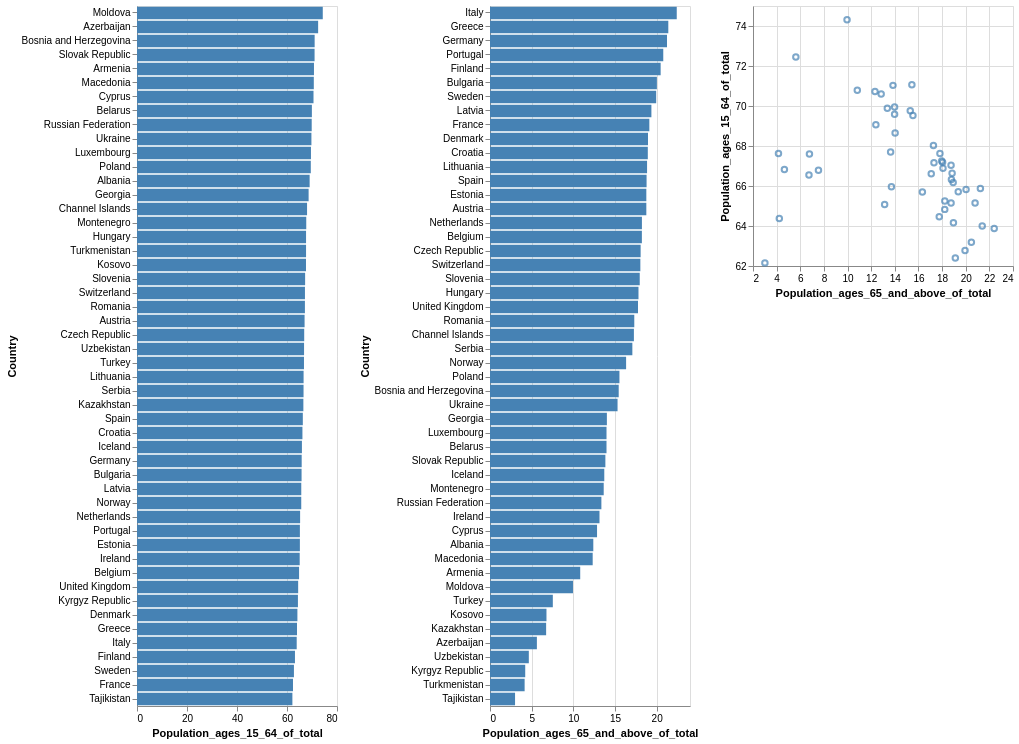

This figure's Vega-Lite source:
### Vega specification from a JSON file in a GitHub repository (floating-point values rounded to 4 significant figures)
{"$schema": "https://vega.github.io/schema/vega/v5.json", "autosize": "pad", "padding": 5, "data": [{"name": "brush_store"}, {"name": "source_0", "values": [{"Code": "ALB", "Country": "Albania", "Population_ages_15_64_of_total": 69.06, "Population_ages_65_and_above_of_total": 12.4}, {"Code": "ARM", "Country": "Armenia", "Population_ages_15_64_of_total": 70.79, "Population_ages_65_and_above_of_total": 10.83}, {"Code": "AUT", "Country": "Austria", "Population_ages_15_64_of_total": 67.03, "Population_ages_65_and_above_of_total": 18.76}, {"Code": "AZE", "Country": "Azerbaijan", "Population_ages_15_64_of_total": 72.46, "Population_ages_65_and_above_of_total": 5.626}, {"Code": "BLR", "Country": "Belarus", "Population_ages_15_64_of_total": 69.95, "Population_ages_65_and_above_of_total": 13.98}, {"Code": "BEL", "Country": "Belgium", "Population_ages_15_64_of_total": 64.83, "Population_ages_65_and_above_of_total": 18.22}, {"Code": "BIH", "Country": "Bosnia and Herzegovina", "Population_ages_15_64_of_total": 71.06, "Population_ages_65_and_above_of_total": 15.44}, {"Code": "BGR", "Country": "Bulgaria", "Population_ages_15_64_of_total": 65.83, "Population_ages_65_and_above_of_total": 20.03}, {"Code": "CHI", "Country": "Channel Islands", "Population_ages_15_64_of_total": 68.02, "Population_ages_65_and_above_of_total": 17.27}, {"Code": "HRV", "Country": "Croatia", "Population_ages_15_64_of_total": 66.17, "Population_ages_65_and_above_of_total": 18.94}, {"Code": "CYP", "Country": "Cyprus", "Population_ages_15_64_of_total": 70.6, "Population_ages_65_and_above_of_total": 12.85}, {"Code": "CZE", "Country": "Czech Republic", "Population_ages_15_64_of_total": 66.88, "Population_ages_65_and_above_of_total": 18.08}, {"Code": "DNK", "Country": "Denmark", "Population_ages_15_64_of_total": 64.16, "Population_ages_65_and_above_of_total": 18.96}, {"Code": "EST", "Country": "Estonia", "Population_ages_15_64_of_total": 65.15, "Population_ages_65_and_above_of_total": 18.76}, {"Code": "FIN", "Country": "Finland", "Population_ages_15_64_of_total": 63.18, "Population_ages_65_and_above_of_total": 20.48}, {"Code": "FRA", "Country": "France", "Population_ages_15_64_of_total": 62.4, "Population_ages_65_and_above_of_total": 19.12}, {"Code": "GEO", "Country": "Georgia", "Population_ages_15_64_of_total": 68.65, "Population_ages_65_and_above_of_total": 14.03}, {"Code": "DEU", "Country": "Germany", "Population_ages_15_64_of_total": 65.87, "Population_ages_65_and_above_of_total": 21.24}, {"Code": "GRC", "Country": "Greece", "Population_ages_15_64_of_total": 64.0, "Population_ages_65_and_above_of_total": 21.4}, {"Code": "HUN", "Country": "Hungary", "Population_ages_15_64_of_total": 67.62, "Population_ages_65_and_above_of_total": 17.82}, {"Code": "ISL", "Country": "Iceland", "Population_ages_15_64_of_total": 65.97, "Population_ages_65_and_above_of_total": 13.71}, {"Code": "IRL", "Country": "Ireland", "Population_ages_15_64_of_total": 65.08, "Population_ages_65_and_above_of_total": 13.14}, {"Code": "ITA", "Country": "Italy", "Population_ages_15_64_of_total": 63.88, "Population_ages_65_and_above_of_total": 22.41}, {"Code": "KAZ", "Country": "Kazakhstan", "Population_ages_15_64_of_total": 66.55, "Population_ages_65_and_above_of_total": 6.736}, {"Code": "XKX", "Country": "Kosovo", "Population_ages_15_64_of_total": 67.6, "Population_ages_65_and_above_of_total": 6.776}, {"Code": "KGZ", "Country": "Kyrgyz Republic", "Population_ages_15_64_of_total": 64.37, "Population_ages_65_and_above_of_total": 4.227}, {"Code": "LVA", "Country": "Latvia", "Population_ages_15_64_of_total": 65.71, "Population_ages_65_and_above_of_total": 19.37}, {"Code": "LTU", "Country": "Lithuania", "Population_ages_15_64_of_total": 66.64, "Population_ages_65_and_above_of_total": 18.85}, {"Code": "LUX", "Country": "Luxembourg", "Population_ages_15_64_of_total": 69.58, "Population_ages_65_and_above_of_total": 13.98}, {"Code": "MDA", "Country": "Moldova", "Population_ages_15_64_of_total": 74.31, "Population_ages_65_and_above_of_total": 9.958}, {"Code": "MNE", "Country": "Montenegro", "Population_ages_15_64_of_total": 67.7, "Population_ages_65_and_above_of_total": 13.65}, {"Code": "NLD", "Country": "Netherlands", "Population_ages_15_64_of_total": 65.25, "Population_ages_65_and_above_of_total": 18.23}, {"Code": "NOR", "Country": "Norway", "Population_ages_15_64_of_total": 65.7, "Population_ages_65_and_above_of_total": 16.33}, {"Code": "POL", "Country": "Poland", "Population_ages_15_64_of_total": 69.52, "Population_ages_65_and_above_of_total": 15.53}, {"Code": "PRT", "Country": "Portugal", "Population_ages_15_64_of_total": 65.16, "Population_ages_65_and_above_of_total": 20.79}, {"Code": "ROU", "Country": "Romania", "Population_ages_15_64_of_total": 67.17, "Population_ages_65_and_above_of_total": 17.31}, {"Code": "RUS", "Country": "Russian Federation", "Population_ages_15_64_of_total": 69.88, "Population_ages_65_and_above_of_total": 13.37}, {"Code": "SRB", "Country": "Serbia", "Population_ages_15_64_of_total": 66.62, "Population_ages_65_and_above_of_total": 17.08}, {"Code": "SVK", "Country": "Slovak Republic", "Population_ages_15_64_of_total": 71.03, "Population_ages_65_and_above_of_total": 13.85}, {"Code": "SVN", "Country": "Slovenia", "Population_ages_15_64_of_total": 67.25, "Population_ages_65_and_above_of_total": 17.97}, {"Code": "ESP", "Country": "Spain", "Population_ages_15_64_of_total": 66.33, "Population_ages_65_and_above_of_total": 18.79}, {"Code": "SWE", "Country": "Sweden", "Population_ages_15_64_of_total": 62.77, "Population_ages_65_and_above_of_total": 19.94}, {"Code": "CHE", "Country": "Switzerland", "Population_ages_15_64_of_total": 67.18, "Population_ages_65_and_above_of_total": 18.04}, {"Code": "TJK", "Country": "Tajikistan", "Population_ages_15_64_of_total": 62.16, "Population_ages_65_and_above_of_total": 3.006}, {"Code": "TUR", "Country": "Turkey", "Population_ages_15_64_of_total": 66.79, "Population_ages_65_and_above_of_total": 7.539}, {"Code": "TKM", "Country": "Turkmenistan", "Population_ages_15_64_of_total": 67.62, "Population_ages_65_and_above_of_total": 4.155}, {"Code": "UKR", "Country": "Ukraine", "Population_ages_15_64_of_total": 69.77, "Population_ages_65_and_above_of_total": 15.31}, {"Code": "GBR", "Country": "United Kingdom", "Population_ages_15_64_of_total": 64.47, "Population_ages_65_and_above_of_total": 17.76}, {"Code": "UZB", "Country": "Uzbekistan", "Population_ages_15_64_of_total": 66.82, "Population_ages_65_and_above_of_total": 4.658}, {"Code": "MKD", "Country": "Macedonia", "Population_ages_15_64_of_total": 70.72, "Population_ages_65_and_above_of_total": 12.32}]}, {"name": "data_1", "source": "source_0", "transform": [{"type": "filter", "expr": "datum[\"Population_ages_15_64_of_total\"] !== null && !isNaN(datum[\"Population_ages_15_64_of_total\"])"}]}, {"name": "data_2", "source": "source_0", "transform": [{"type": "filter", "expr": "datum[\"Population_ages_65_and_above_of_total\"] !== null && !isNaN(datum[\"Population_ages_65_and_above_of_total\"])"}]}, {"name": "data_3", "source": "source_0", "transform": [{"type": "filter", "expr": "datum[\"Population_ages_15_64_of_total\"] !== null && !isNaN(datum[\"Population_ages_15_64_of_total\"]) && datum[\"Population_ages_65_and_above_of_total\"] !== null && !isNaN(datum[\"Population_ages_65_and_above_of_total\"])"}]}], "signals": [{"name": "concat_0_width", "value": 200}, {"name": "concat_0_height", "value": 700}, {"name": "concat_1_width", "value": 200}, {"name": "concat_1_height", "value": 700}, {"name": "concat_2_width", "value": 260}, {"name": "concat_2_height", "value": 260}, {"name": "unit", "value": {}, "on": [{"events": "mousemove", "update": "isTuple(group()) ? group() : unit"}]}, {"name": "brush", "update": "vlSelectionResolve(\"brush_store\")"}], "layout": {"padding": 20, "bounds": "full", "align": "each"}, "marks": [{"type": "group", "name": "concat_0_group", "style": "cell", "encode": {"update": {"width": {"signal": "concat_0_width"}, "height": {"signal": "concat_0_height"}}}, "signals": [{"name": "brush_y", "value": [], "on": [{"events": {"source": "scope", "type": "mousedown", "filter": ["!event.item || event.item.mark.name !== \"brush_brush\""]}, "update": "[y(unit), y(unit)]"}, {"events": {"source": "window", "type": "mousemove", "consume": true, "between": [{"source": "scope", "type": "mousedown", "filter": ["!event.item || event.item.mark.name !== \"brush_brush\""]}, {"source": "window", "type": "mouseup"}]}, "update": "[brush_y[0], clamp(y(unit), 0, concat_0_height)]"}, {"events": {"signal": "brush_scale_trigger"}, "update": "[0, 0]"}, {"events": {"signal": "brush_translate_delta"}, "update": "clampRange(panLinear(brush_translate_anchor.extent_y, brush_translate_delta.y / span(brush_translate_anchor.extent_y)), 0, concat_0_height)"}, {"events": {"signal": "brush_zoom_delta"}, "update": "clampRange(zoomLinear(brush_y, brush_zoom_anchor.y, brush_zoom_delta), 0, concat_0_height)"}, {"events": [{"source": "scope", "type": "dblclick"}], "update": "[0, 0]"}]}, {"name": "brush_Country", "on": [{"events": {"signal": "brush_y"}, "update": "brush_y[0] === brush_y[1] ? null : invert(\"concat_0_y\", brush_y)"}]}, {"name": "brush_scale_trigger", "value": {}, "on": [{"events": [{"scale": "concat_0_y"}], "update": "(!isArray(brush_Country) || (invert(\"concat_0_y\", brush_y)[0] === brush_Country[0] && invert(\"concat_0_y\", brush_y)[1] === brush_Country[1])) ? brush_scale_trigger : {}"}]}, {"name": "brush_tuple", "on": [{"events": [{"signal": "brush_Country"}], "update": "brush_Country ? {unit: \"concat_0\", fields: brush_tuple_fields, values: [brush_Country]} : null"}]}, {"name": "brush_tuple_fields", "value": [{"field": "Country", "channel": "y", "type": "E"}]}, {"name": "brush_translate_anchor", "value": {}, "on": [{"events": [{"source": "scope", "type": "mousedown", "markname": "brush_brush"}], "update": "{x: x(unit), y: y(unit), extent_y: slice(brush_y)}"}]}, {"name": "brush_translate_delta", "value": {}, "on": [{"events": [{"source": "window", "type": "mousemove", "consume": true, "between": [{"source": "scope", "type": "mousedown", "markname": "brush_brush"}, {"source": "window", "type": "mouseup"}]}], "update": "{x: brush_translate_anchor.x - x(unit), y: brush_translate_anchor.y - y(unit)}"}]}, {"name": "brush_zoom_anchor", "on": [{"events": [{"source": "scope", "type": "wheel", "consume": true, "markname": "brush_brush"}], "update": "{x: x(unit), y: y(unit)}"}]}, {"name": "brush_zoom_delta", "on": [{"events": [{"source": "scope", "type": "wheel", "consume": true, "markname": "brush_brush"}], "force": true, "update": "pow(1.001, event.deltaY * pow(16, event.deltaMode))"}]}, {"name": "brush_modify", "update": "modify(\"brush_store\", brush_tuple, true)"}], "marks": [{"name": "brush_brush_bg", "type": "rect", "clip": true, "encode": {"enter": {"fill": {"value": "#333"}, "fillOpacity": {"value": 0.125}}, "update": {"x": [{"test": "data(\"brush_store\").length && data(\"brush_store\")[0].unit === \"concat_0\"", "value": 0}, {"value": 0}], "y": [{"test": "data(\"brush_store\").length && data(\"brush_store\")[0].unit === \"concat_0\"", "signal": "brush_y[0]"}, {"value": 0}], "x2": [{"test": "data(\"brush_store\").length && data(\"brush_store\")[0].unit === \"concat_0\"", "field": {"group": "width"}}, {"value": 0}], "y2": [{"test": "data(\"brush_store\").length && data(\"brush_store\")[0].unit === \"concat_0\"", "signal": "brush_y[1]"}, {"value": 0}]}}}, {"name": "concat_0_marks", "type": "rect", "style": ["bar"], "from": {"data": "data_1"}, "encode": {"update": {"fill": [{"test": "!(length(data(\"brush_store\"))) || (!(vlSelectionTest(\"brush_store\", datum)))", "value": "steelblue"}, {"value": "goldenrod"}], "x": {"scale": "concat_0_x", "field": "Population_ages_15_64_of_total"}, "x2": {"scale": "concat_0_x", "value": 0}, "y": {"scale": "concat_0_y", "field": "Country"}, "height": {"scale": "concat_0_y", "band": true}}}}, {"name": "brush_brush", "type": "rect", "clip": true, "encode": {"enter": {"fill": {"value": "transparent"}}, "update": {"x": [{"test": "data(\"brush_store\").length && data(\"brush_store\")[0].unit === \"concat_0\"", "value": 0}, {"value": 0}], "y": [{"test": "data(\"brush_store\").length && data(\"brush_store\")[0].unit === \"concat_0\"", "signal": "brush_y[0]"}, {"value": 0}], "x2": [{"test": "data(\"brush_store\").length && data(\"brush_store\")[0].unit === \"concat_0\"", "field": {"group": "width"}}, {"value": 0}], "y2": [{"test": "data(\"brush_store\").length && data(\"brush_store\")[0].unit === \"concat_0\"", "signal": "brush_y[1]"}, {"value": 0}], "stroke": [{"test": "brush_y[0] !== brush_y[1]", "value": "white"}, {"value": null}]}}}], "axes": [{"scale": "concat_0_x", "orient": "bottom", "gridScale": "concat_0_y", "grid": true, "tickCount": {"signal": "ceil(concat_0_width/40)"}, "domain": false, "labels": false, "maxExtent": 0, "minExtent": 0, "ticks": false, "zindex": 0}, {"scale": "concat_0_x", "orient": "bottom", "grid": false, "title": "Population_ages_15_64_of_total", "labelFlush": true, "labelOverlap": true, "tickCount": {"signal": "ceil(concat_0_width/40)"}, "zindex": 0}, {"scale": "concat_0_y", "orient": "left", "grid": false, "title": "Country", "labelOverlap": true, "zindex": 0}]}, {"type": "group", "name": "concat_1_group", "style": "cell", "encode": {"update": {"width": {"signal": "concat_1_width"}, "height": {"signal": "concat_1_height"}}}, "signals": [{"name": "brush_y", "value": [], "on": [{"events": {"source": "scope", "type": "mousedown", "filter": ["!event.item || event.item.mark.name !== \"brush_brush\""]}, "update": "[y(unit), y(unit)]"}, {"events": {"source": "window", "type": "mousemove", "consume": true, "between": [{"source": "scope", "type": "mousedown", "filter": ["!event.item || event.item.mark.name !== \"brush_brush\""]}, {"source": "window", "type": "mouseup"}]}, "update": "[brush_y[0], clamp(y(unit), 0, concat_1_height)]"}, {"events": {"signal": "brush_scale_trigger"}, "update": "[0, 0]"}, {"events": {"signal": "brush_translate_delta"}, "update": "clampRange(panLinear(brush_translate_anchor.extent_y, brush_translate_delta.y / span(brush_translate_anchor.extent_y)), 0, concat_1_height)"}, {"events": {"signal": "brush_zoom_delta"}, "update": "clampRange(zoomLinear(brush_y, brush_zoom_anchor.y, brush_zoom_delta), 0, concat_1_height)"}, {"events": [{"source": "scope", "type": "dblclick"}], "update": "[0, 0]"}]}, {"name": "brush_Country", "on": [{"events": {"signal": "brush_y"}, "update": "brush_y[0] === brush_y[1] ? null : invert(\"concat_1_y\", brush_y)"}]}, {"name": "brush_scale_trigger", "value": {}, "on": [{"events": [{"scale": "concat_1_y"}], "update": "(!isArray(brush_Country) || (invert(\"concat_1_y\", brush_y)[0] === brush_Country[0] && invert(\"concat_1_y\", brush_y)[1] === brush_Country[1])) ? brush_scale_trigger : {}"}]}, {"name": "brush_tuple", "on": [{"events": [{"signal": "brush_Country"}], "update": "brush_Country ? {unit: \"concat_1\", fields: brush_tuple_fields, values: [brush_Country]} : null"}]}, {"name": "brush_tuple_fields", "value": [{"field": "Country", "channel": "y", "type": "E"}]}, {"name": "brush_translate_anchor", "value": {}, "on": [{"events": [{"source": "scope", "type": "mousedown", "markname": "brush_brush"}], "update": "{x: x(unit), y: y(unit), extent_y: slice(brush_y)}"}]}, {"name": "brush_translate_delta", "value": {}, "on": [{"events": [{"source": "window", "type": "mousemove", "consume": true, "between": [{"source": "scope", "type": "mousedown", "markname": "brush_brush"}, {"source": "window", "type": "mouseup"}]}], "update": "{x: brush_translate_anchor.x - x(unit), y: brush_translate_anchor.y - y(unit)}"}]}, {"name": "brush_zoom_anchor", "on": [{"events": [{"source": "scope", "type": "wheel", "consume": true, "markname": "brush_brush"}], "update": "{x: x(unit), y: y(unit)}"}]}, {"name": "brush_zoom_delta", "on": [{"events": [{"source": "scope", "type": "wheel", "consume": true, "markname": "brush_brush"}], "force": true, "update": "pow(1.001, event.deltaY * pow(16, event.deltaMode))"}]}, {"name": "brush_modify", "update": "modify(\"brush_store\", brush_tuple, true)"}], "marks": [{"name": "brush_brush_bg", "type": "rect", "clip": true, "encode": {"enter": {"fill": {"value": "#333"}, "fillOpacity": {"value": 0.125}}, "update": {"x": [{"test": "data(\"brush_store\").length && data(\"brush_store\")[0].unit === \"concat_1\"", "value": 0}, {"value": 0}], "y": [{"test": "data(\"brush_store\").length && data(\"brush_store\")[0].unit === \"concat_1\"", "signal": "brush_y[0]"}, {"value": 0}], "x2": [{"test": "data(\"brush_store\").length && data(\"brush_store\")[0].unit === \"concat_1\"", "field": {"group": "width"}}, {"value": 0}], "y2": [{"test": "data(\"brush_store\").length && data(\"brush_store\")[0].unit === \"concat_1\"", "signal": "brush_y[1]"}, {"value": 0}]}}}, {"name": "concat_1_marks", "type": "rect", "style": ["bar"], "from": {"data": "data_2"}, "encode": {"update": {"fill": [{"test": "!(length(data(\"brush_store\"))) || (!(vlSelectionTest(\"brush_store\", datum)))", "value": "steelblue"}, {"value": "goldenrod"}], "x": {"scale": "concat_1_x", "field": "Population_ages_65_and_above_of_total"}, "x2": {"scale": "concat_1_x", "value": 0}, "y": {"scale": "concat_1_y", "field": "Country"}, "height": {"scale": "concat_1_y", "band": true}}}}, {"name": "brush_brush", "type": "rect", "clip": true, "encode": {"enter": {"fill": {"value": "transparent"}}, "update": {"x": [{"test": "data(\"brush_store\").length && data(\"brush_store\")[0].unit === \"concat_1\"", "value": 0}, {"value": 0}], "y": [{"test": "data(\"brush_store\").length && data(\"brush_store\")[0].unit === \"concat_1\"", "signal": "brush_y[0]"}, {"value": 0}], "x2": [{"test": "data(\"brush_store\").length && data(\"brush_store\")[0].unit === \"concat_1\"", "field": {"group": "width"}}, {"value": 0}], "y2": [{"test": "data(\"brush_store\").length && data(\"brush_store\")[0].unit === \"concat_1\"", "signal": "brush_y[1]"}, {"value": 0}], "stroke": [{"test": "brush_y[0] !== brush_y[1]", "value": "white"}, {"value": null}]}}}], "axes": [{"scale": "concat_1_x", "orient": "bottom", "gridScale": "concat_1_y", "grid": true, "tickCount": {"signal": "ceil(concat_1_width/40)"}, "domain": false, "labels": false, "maxExtent": 0, "minExtent": 0, "ticks": false, "zindex": 0}, {"scale": "concat_1_x", "orient": "bottom", "grid": false, "title": "Population_ages_65_and_above_of_total", "labelFlush": true, "labelOverlap": true, "tickCount": {"signal": "ceil(concat_1_width/40)"}, "zindex": 0}, {"scale": "concat_1_y", "orient": "left", "grid": false, "title": "Country", "labelOverlap": true, "zindex": 0}]}, {"type": "group", "name": "concat_2_group", "style": "cell", "encode": {"update": {"width": {"signal": "concat_2_width"}, "height": {"signal": "concat_2_height"}}}, "signals": [{"name": "brush_x", "value": [], "on": [{"events": {"source": "scope", "type": "mousedown", "filter": ["!event.item || event.item.mark.name !== \"brush_brush\""]}, "update": "[x(unit), x(unit)]"}, {"events": {"source": "window", "type": "mousemove", "consume": true, "between": [{"source": "scope", "type": "mousedown", "filter": ["!event.item || event.item.mark.name !== \"brush_brush\""]}, {"source": "window", "type": "mouseup"}]}, "update": "[brush_x[0], clamp(x(unit), 0, concat_2_width)]"}, {"events": {"signal": "brush_scale_trigger"}, "update": "[scale(\"concat_2_x\", brush_Population_ages_65_and_above_of_total[0]), scale(\"concat_2_x\", brush_Population_ages_65_and_above_of_total[1])]"}, {"events": {"signal": "brush_translate_delta"}, "update": "clampRange(panLinear(brush_translate_anchor.extent_x, brush_translate_delta.x / span(brush_translate_anchor.extent_x)), 0, concat_2_width)"}, {"events": {"signal": "brush_zoom_delta"}, "update": "clampRange(zoomLinear(brush_x, brush_zoom_anchor.x, brush_zoom_delta), 0, concat_2_width)"}, {"events": [{"source": "scope", "type": "dblclick"}], "update": "[0, 0]"}]}, {"name": "brush_Population_ages_65_and_above_of_total", "on": [{"events": {"signal": "brush_x"}, "update": "brush_x[0] === brush_x[1] ? null : invert(\"concat_2_x\", brush_x)"}]}, {"name": "brush_y", "value": [], "on": [{"events": {"source": "scope", "type": "mousedown", "filter": ["!event.item || event.item.mark.name !== \"brush_brush\""]}, "update": "[y(unit), y(unit)]"}, {"events": {"source": "window", "type": "mousemove", "consume": true, "between": [{"source": "scope", "type": "mousedown", "filter": ["!event.item || event.item.mark.name !== \"brush_brush\""]}, {"source": "window", "type": "mouseup"}]}, "update": "[brush_y[0], clamp(y(unit), 0, concat_2_height)]"}, {"events": {"signal": "brush_scale_trigger"}, "update": "[scale(\"concat_2_y\", brush_Population_ages_15_64_of_total[0]), scale(\"concat_2_y\", brush_Population_ages_15_64_of_total[1])]"}, {"events": {"signal": "brush_translate_delta"}, "update": "clampRange(panLinear(brush_translate_anchor.extent_y, brush_translate_delta.y / span(brush_translate_anchor.extent_y)), 0, concat_2_height)"}, {"events": {"signal": "brush_zoom_delta"}, "update": "clampRange(zoomLinear(brush_y, brush_zoom_anchor.y, brush_zoom_delta), 0, concat_2_height)"}, {"events": [{"source": "scope", "type": "dblclick"}], "update": "[0, 0]"}]}, {"name": "brush_Population_ages_15_64_of_total", "on": [{"events": {"signal": "brush_y"}, "update": "brush_y[0] === brush_y[1] ? null : invert(\"concat_2_y\", brush_y)"}]}, {"name": "brush_scale_trigger", "value": {}, "on": [{"events": [{"scale": "concat_2_x"}, {"scale": "concat_2_y"}], "update": "(!isArray(brush_Population_ages_65_and_above_of_total) || (+invert(\"concat_2_x\", brush_x)[0] === +brush_Population_ages_65_and_above_of_total[0] && +invert(\"concat_2_x\", brush_x)[1] === +brush_Population_ages_65_and_above_of_total[1])) && (!isArray(brush_Population_ages_15_64_of_total) || (+invert(\"concat_2_y\", brush_y)[0] === +brush_Population_ages_15_64_of_total[0] && +invert(\"concat_2_y\", brush_y)[1] === +brush_Population_ages_15_64_of_total[1])) ? brush_scale_trigger : {}"}]}, {"name": "brush_tuple", "on": [{"events": [{"signal": "brush_Population_ages_65_and_above_of_total || brush_Population_ages_15_64_of_total"}], "update": "brush_Population_ages_65_and_above_of_total && brush_Population_ages_15_64_of_total ? {unit: \"concat_2\", fields: brush_tuple_fields, values: [brush_Population_ages_65_and_above_of_total,brush_Population_ages_15_64_of_total]} : null"}]}, {"name": "brush_tuple_fields", "value": [{"field": "Population_ages_65_and_above_of_total", "channel": "x", "type": "R"}, {"field": "Population_ages_15_64_of_total", "channel": "y", "type": "R"}]}, {"name": "brush_translate_anchor", "value": {}, "on": [{"events": [{"source": "scope", "type": "mousedown", "markname": "brush_brush"}], "update": "{x: x(unit), y: y(unit), extent_x: slice(brush_x), extent_y: slice(brush_y)}"}]}, {"name": "brush_translate_delta", "value": {}, "on": [{"events": [{"source": "window", "type": "mousemove", "consume": true, "between": [{"source": "scope", "type": "mousedown", "markname": "brush_brush"}, {"source": "window", "type": "mouseup"}]}], "update": "{x: brush_translate_anchor.x - x(unit), y: brush_translate_anchor.y - y(unit)}"}]}, {"name": "brush_zoom_anchor", "on": [{"events": [{"source": "scope", "type": "wheel", "consume": true, "markname": "brush_brush"}], "update": "{x: x(unit), y: y(unit)}"}]}, {"name": "brush_zoom_delta", "on": [{"events": [{"source": "scope", "type": "wheel", "consume": true, "markname": "brush_brush"}], "force": true, "update": "pow(1.001, event.deltaY * pow(16, event.deltaMode))"}]}, {"name": "brush_modify", "update": "modify(\"brush_store\", brush_tuple, true)"}], "marks": [{"name": "brush_brush_bg", "type": "rect", "clip": true, "encode": {"enter": {"fill": {"value": "#333"}, "fillOpacity": {"value": 0.125}}, "update": {"x": [{"test": "data(\"brush_store\").length && data(\"brush_store\")[0].unit === \"concat_2\"", "signal": "brush_x[0]"}, {"value": 0}], "y": [{"test": "data(\"brush_store\").length && data(\"brush_store\")[0].unit === \"concat_2\"", "signal": "brush_y[0]"}, {"value": 0}], "x2": [{"test": "data(\"brush_store\").length && data(\"brush_store\")[0].unit === \"concat_2\"", "signal": "brush_x[1]"}, {"value": 0}], "y2": [{"test": "data(\"brush_store\").length && data(\"brush_store\")[0].unit === \"concat_2\"", "signal": "brush_y[1]"}, {"value": 0}]}}}, {"name": "concat_2_marks", "type": "symbol", "style": ["point"], "from": {"data": "data_3"}, "encode": {"update": {"opacity": {"value": 0.7}, "fill": {"value": "transparent"}, "stroke": [{"test": "!(length(data(\"brush_store\"))) || (!(vlSelectionTest(\"brush_store\", datum)))", "value": "steelblue"}, {"value": "goldenrod"}], "x": [{"test": "datum[\"Population_ages_65_and_above_of_total\"] === null || isNaN(datum[\"Population_ages_65_and_above_of_total\"])", "value": 0}, {"scale": "concat_2_x", "field": "Population_ages_65_and_above_of_total"}], "y": [{"test": "datum[\"Population_ages_15_64_of_total\"] === null || isNaN(datum[\"Population_ages_15_64_of_total\"])", "field": {"group": "height"}}, {"scale": "concat_2_y", "field": "Population_ages_15_64_of_total"}]}}}, {"name": "brush_brush", "type": "rect", "clip": true, "encode": {"enter": {"fill": {"value": "transparent"}}, "update": {"x": [{"test": "data(\"brush_store\").length && data(\"brush_store\")[0].unit === \"concat_2\"", "signal": "brush_x[0]"}, {"value": 0}], "y": [{"test": "data(\"brush_store\").length && data(\"brush_store\")[0].unit === \"concat_2\"", "signal": "brush_y[0]"}, {"value": 0}], "x2": [{"test": "data(\"brush_store\").length && data(\"brush_store\")[0].unit === \"concat_2\"", "signal": "brush_x[1]"}, {"value": 0}], "y2": [{"test": "data(\"brush_store\").length && data(\"brush_store\")[0].unit === \"concat_2\"", "signal": "brush_y[1]"}, {"value": 0}], "stroke": [{"test": "brush_x[0] !== brush_x[1] && brush_y[0] !== brush_y[1]", "value": "white"}, {"value": null}]}}}], "axes": [{"scale": "concat_2_x", "orient": "bottom", "gridScale": "concat_2_y", "grid": true, "tickCount": {"signal": "ceil(concat_2_width/40)"}, "domain": false, "labels": false, "maxExtent": 0, "minExtent": 0, "ticks": false, "zindex": 0}, {"scale": "concat_2_y", "orient": "left", "gridScale": "concat_2_x", "grid": true, "tickCount": {"signal": "ceil(concat_2_height/40)"}, "domain": false, "labels": false, "maxExtent": 0, "minExtent": 0, "ticks": false, "zindex": 0}, {"scale": "concat_2_x", "orient": "bottom", "grid": false, "title": "Population_ages_65_and_above_of_total", "labelFlush": true, "labelOverlap": true, "tickCount": {"signal": "ceil(concat_2_width/40)"}, "zindex": 0}, {"scale": "concat_2_y", "orient": "left", "grid": false, "title": "Population_ages_15_64_of_total", "labelOverlap": true, "tickCount": {"signal": "ceil(concat_2_height/40)"}, "zindex": 0}]}], "scales": [{"name": "concat_0_x", "type": "linear", "domain": {"data": "data_1", "field": "Population_ages_15_64_of_total"}, "range": [0, {"signal": "concat_0_width"}], "nice": true, "zero": true}, {"name": "concat_0_y", "type": "band", "domain": {"data": "source_0", "field": "Country", "sort": {"op": "mean", "field": "Population_ages_15_64_of_total", "order": "descending"}}, "range": [0, {"signal": "concat_0_height"}], "paddingInner": 0.1, "paddingOuter": 0.05}, {"name": "concat_1_x", "type": "linear", "domain": {"data": "data_2", "field": "Population_ages_65_and_above_of_total"}, "range": [0, {"signal": "concat_1_width"}], "nice": true, "zero": true}, {"name": "concat_1_y", "type": "band", "domain": {"data": "source_0", "field": "Country", "sort": {"op": "mean", "field": "Population_ages_65_and_above_of_total", "order": "descending"}}, "range": [0, {"signal": "concat_1_height"}], "paddingInner": 0.1, "paddingOuter": 0.05}, {"name": "concat_2_x", "type": "linear", "domain": {"data": "data_3", "field": "Population_ages_65_and_above_of_total"}, "range": [0, {"signal": "concat_2_width"}], "zero": false, "nice": true}, {"name": "concat_2_y", "type": "linear", "domain": {"data": "data_3", "field": "Population_ages_15_64_of_total"}, "range": [{"signal": "concat_2_height"}, 0], "zero": false, "nice": true}]}
